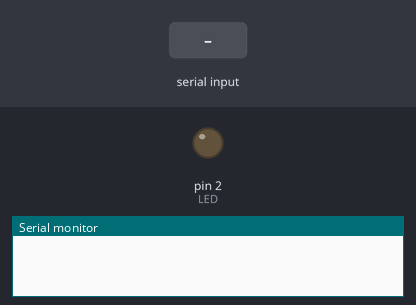
Bench run of a sketch on a simulated Arduino Uno, built with avr-gcc and run on an emulated ATmega328P. On the bench: output pins drawn as LEDs (lit = HIGH), the last lines printed to the serial monitor. The inputs (shaded band) are chosen by the test bench.

Above: at 1.2 s.
1.3 s: "blink\n" received over Serial
At 4.1 s:
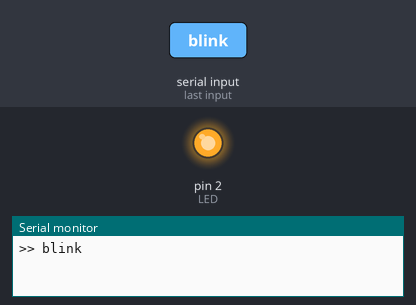
4.3 s: byte 10 ('\n') received over Serial
At 5.4 s:
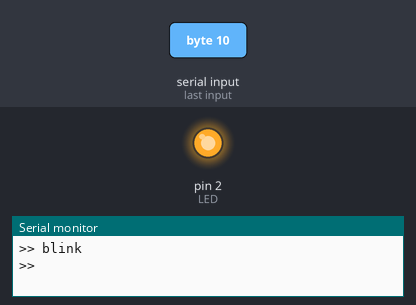
7.3 s: "off\n" received over Serial
At 8.6 s:
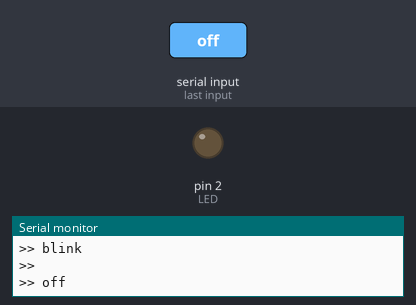
Timing chart, 0 to 9.8 s (numbered marks = the images above; inputs shaded):
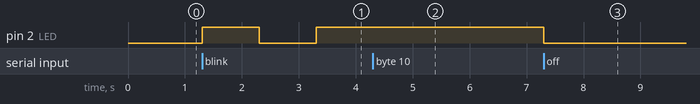

Measured:
- after the input at 1.3 s, pin 2 (LED): LOW → HIGH at once, → LOW 1.0 s later, → HIGH 1.0 s later
- after the input at 4.3 s, pin 2 (LED): stays HIGH (without the input it goes to LOW after 0.00 s)
- after the input at 7.3 s, pin 2 (LED): HIGH → LOW at once

The sketch:

SerialEvent.ino
```cpp
// Pin I/O
#define LED 2 // Built-in LED

// Variables
String msg = ""; // Serial input message
bool complete = false; // Flag message transfer completion
bool blink = false; // Flag LED blinking state
unsigned long lastBlink = 0; // Last LED change time on blink

void setup() {
  // Pin definition
  pinMode(LED, OUTPUT);

  // Comms
  Serial.begin(115200);
}

void loop() {
  // Toggle LED if blink mode is on and 1s has passed since last change
  if (blink && millis() - lastBlink > 1000) {
    digitalWrite(LED, !digitalRead(LED));
    lastBlink = millis();
  }

  // Return early if message isn't fully received
  if (!complete) return;
  // Handle serial input from this point
  msg.toLowerCase();

  // Switch the LED mode from the input
  blink = false;
  if (msg == "on") digitalWrite(LED, HIGH);
  else if (msg == "off") digitalWrite(LED, LOW);
  else if (msg == "blink") blink = true;

  // Reset input variables
  msg = "";
  complete = false;
}

void serialEvent() {
  // Loop until serial input is empty
  while (Serial.available()) {
    // Read the next byte as a character
    char input = (char) Serial.read();
    // Mark as completed and exit the loop on end of line
    if (input == '\n') {
      Serial.println(">> " + msg);
      complete = true;
      break;
    }
    // Append character to the message
    msg += input;
  }
}
```
